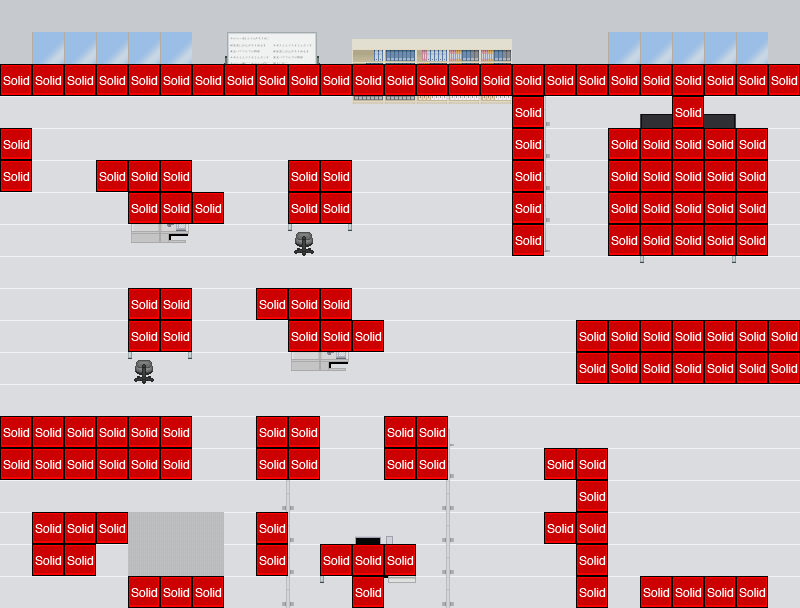

Below is a game level as drawn by its tile map, then a one-line description and the .tmx that defines it (tile-layer data replaced by summaries):
An orthogonal 25x19 tile map with 32x32 px tiles, 5 tile layers (Background, Details, Middle, Foreground, ...), 2 tilesets and 9 objects (hero, girl, boss, boss2, girl2, ...).

<map version="1.0" orientation="orthogonal" width="25" height="19" tilewidth="32" tileheight="32">
 <tileset firstgid="1" name="office" tilewidth="32" tileheight="32">
  <image source="tileset/office_tileset.png" width="256" height="1344" />
 </tileset>
 <tileset firstgid="337" name="metatiles32x32" tilewidth="32" tileheight="32">
  <image source="tileset/metatiles32x32.png" width="160" height="32" />
  <tile id="0">
   <properties>
    <property name="type" value="solid" />
   </properties>
  </tile>
  <tile id="1">
   <properties>
    <property name="type" value="platform" />
   </properties>
  </tile>
  <tile id="2">
   <properties>
    <property name="type" value="sl" />
   </properties>
  </tile>
 </tileset>
 <layer name="Background" width="25" height="19">
  <data>[475 cells, 475 non-empty, 3 distinct tile ids]</data>
 </layer>
 <layer name="Details" width="25" height="19">
  <data>[475 cells, 2 non-empty, 1 distinct tile ids]</data>
 </layer>
 <layer name="Middle" width="25" height="19">
  <data>[475 cells, 41 non-empty, 21 distinct tile ids]</data>
 </layer>
 <layer name="Foreground" width="25" height="19">
  <data>[475 cells, 199 non-empty, 78 distinct tile ids]</data>
 </layer>
 <layer name="collision" width="25" height="19">
  <data>[475 cells, 132 non-empty, 1 distinct tile ids]</data>
 </layer>
 <objectgroup name="Objects" width="25" height="19">
  <object name="hero" x="384" y="512" width="32" height="32">
   <properties>
    <property name="height" value="20" />
    <property name="image" value="player_l2" />
    <property name="spriteheight" value="48" />
    <property name="spritewidth" value="32" />
    <property name="width" value="20" />
   </properties>
  </object>
  <object name="girl" x="320" y="448" width="32" height="32">
   <properties>
    <property name="height" value="40" />
    <property name="image" value="player_l2" />
    <property name="spriteheight" value="48" />
    <property name="spritewidth" value="32" />
    <property name="width" value="30" />
   </properties>
  </object>
  <object name="boss" x="256" y="96" width="32" height="32">
   <properties>
    <property name="height" value="40" />
    <property name="image" value="player_l2" />
    <property name="spriteheight" value="48" />
    <property name="spritewidth" value="32" />
    <property name="width" value="30" />
   </properties>
  </object>
  <object name="boss2" x="704" y="448" width="32" height="32">
   <properties>
    <property name="height" value="40" />
    <property name="image" value="player_l2" />
    <property name="spriteheight" value="48" />
    <property name="spritewidth" value="32" />
    <property name="width" value="30" />
   </properties>
  </object>
  <object name="girl2" x="576" y="96" width="32" height="32">
   <properties>
    <property name="height" value="40" />
    <property name="image" value="player_l2" />
    <property name="spriteheight" value="48" />
    <property name="spritewidth" value="32" />
    <property name="width" value="30" />
   </properties>
  </object>
  <object name="girl1" x="32" y="160" width="32" height="32">
   <properties>
    <property name="height" value="40" />
    <property name="image" value="player_l2" />
    <property name="spriteheight" value="48" />
    <property name="spritewidth" value="32" />
    <property name="width" value="30" />
   </properties>
  </object>
  <object name="prog1" x="192" y="160" width="32" height="32">
   <properties>
    <property name="height" value="40" />
    <property name="image" value="player_l2" />
    <property name="spriteheight" value="48" />
    <property name="spritewidth" value="32" />
    <property name="width" value="30" />
   </properties>
  </object>
  <object name="prog2" x="320" y="224" width="32" height="32">
   <properties>
    <property name="height" value="40" />
    <property name="image" value="player_l2" />
    <property name="spriteheight" value="48" />
    <property name="spritewidth" value="32" />
    <property name="width" value="30" />
   </properties>
  </object>
  <object name="prog3" x="160" y="352" width="32" height="32">
   <properties>
    <property name="height" value="40" />
    <property name="image" value="player_l2" />
    <property name="spriteheight" value="48" />
    <property name="spritewidth" value="32" />
    <property name="width" value="30" />
   </properties>
  </object>
 </objectgroup>
</map>
